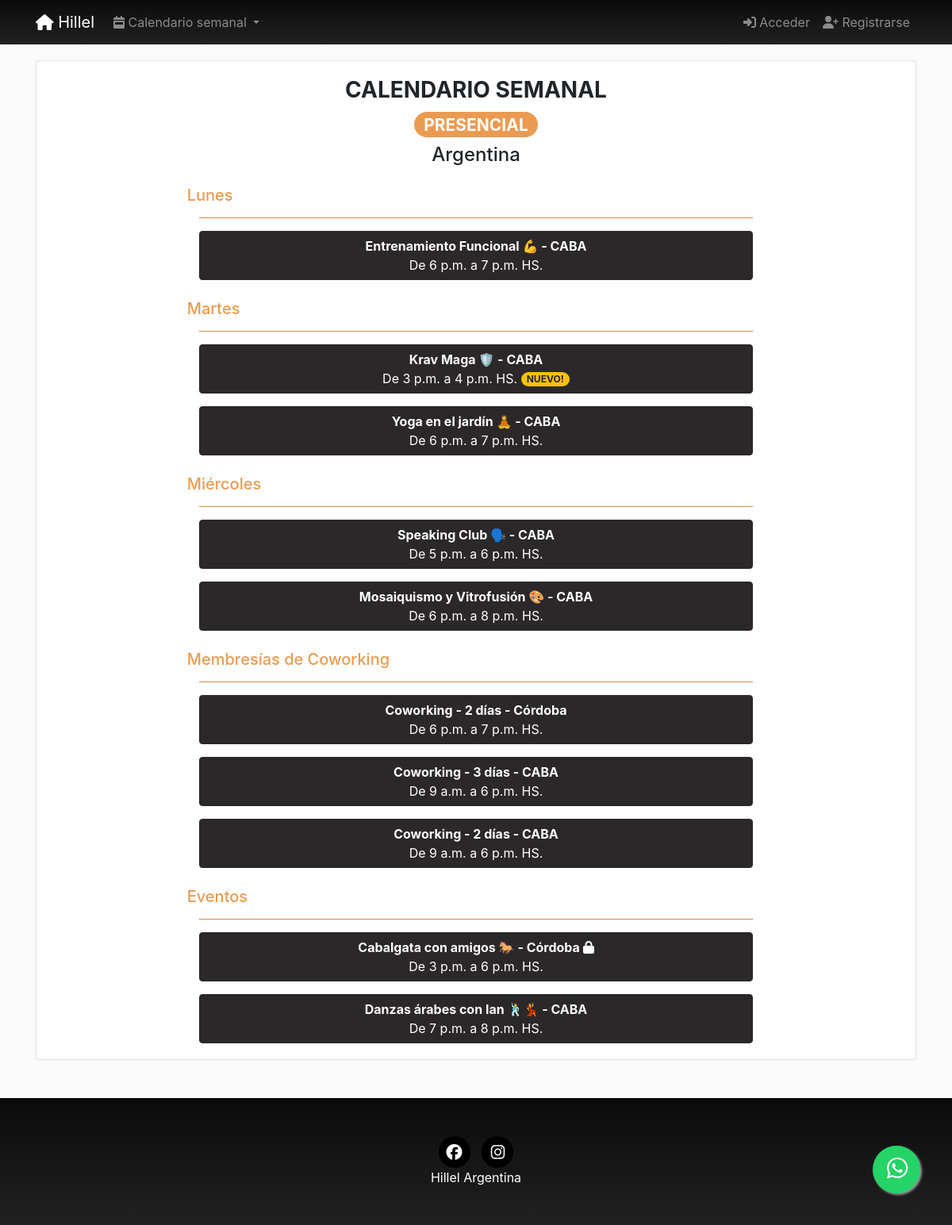
The page /pages/ on the database its author committed.
### pages/models.py (models this page shows, shortened)
class Day(models.Model):
    day = models.CharField(verbose_name="Día", max_length=200)
    order = models.SmallIntegerField(verbose_name="Orden", default=0)
    class Meta:
        verbose_name = "Día"
        verbose_name_plural = "Días"
        ordering = ['order']
    @property
    def HayActividadPresencial(self, **kwargs):
        pages = Page.objects.find(self, 0)
        if pages is None:
            return False
        return True
    def __str__(self):
        return self.day

class Page(models.Model):
    title = models.CharField(verbose_name="Título", max_length=200)
    horaDesde = models.TimeField(verbose_name="Hora desde", null=True, blank=True, auto_now=False, auto_now_add=False,)
    horaHasta = models.TimeField(verbose_name="Hora hasta", null=True, blank=True, auto_now=False, auto_now_add=False,)
    description = RichTextField(verbose_name="Descripción", null=True, blank=True)
    textoExtraMail = RichTextField(verbose_name="Texto extra del mail", null=True, blank=True)
    flyer = models.ImageField(upload_to=custom_upload_to,
                              null=True, blank=True)
    dia = models.ForeignKey(Day, verbose_name='dia', null=True, on_delete=models.CASCADE)
    cupo = models.SmallIntegerField(verbose_name="Cupo", default=0)
    modalidad = BooleanField(verbose_name="Online", default=0)
    nuevo = BooleanField(verbose_name="Nuevo", default=0)
    activa = BooleanField(verbose_name="Activa", default=1)
    categories = models.ManyToManyField(Category, verbose_name='categorias', related_name='get_pages', blank=True)
    provincia = models.ForeignKey(Provincia, on_delete=models.CASCADE, null=True, blank=True)
    responsable = models.ForeignKey(Responsable, on_delete=models.CASCADE, null=True, blank=True)
    colaborador = models.ForeignKey(Colaborador, on_delete=models.CASCADE, null=True, blank=True)
    secreta = BooleanField(verbose_name="Tiene clave?", default=0)
    clave = models.CharField(verbose_name="Clave", null=True, blank=True, default="", max_length=200)
    objects = PagesManager()
    created = models.DateTimeField(auto_now_add=True, verbose_name="Fecha de creación", blank=True, null=True)
    updated = models.DateTimeField(auto_now=True, verbose_name="Fecha de edición", blank=True, null=True)
    class Meta:
        verbose_name = "actividad"
        verbose_name_plural = "actividades"
        ordering = ['dia__order', 'horaDesde', '-title']
    @property
    def Qanotados(self):
        subscripcion = Subscription.objects.find_page(self)
        if subscripcion is None:
            return 0
        if len(subscripcion) > 0:
            return subscripcion.count()
        return 0

### location/models.py (models this page shows)
class Provincia(models.Model):
    title = models.CharField(verbose_name="Nombre", max_length=200)
    order = models.SmallIntegerField(verbose_name="Orden")
    created = models.DateTimeField(auto_now_add=True, verbose_name="Fecha de creación", blank=True, null=True)
    updated = models.DateTimeField(auto_now=True, verbose_name="Fecha de edición", blank=True, null=True)
    class Meta:
        verbose_name = "Provincia"
        verbose_name_plural = "Provincias"
        ordering = ['order']
    def __str__(self):
        return self.title

### pages/views.py (the view)
# urls.py: path('', PageList.as_view(), name='pages'),
class PageList(ListView):
    model = Page
    def get_context_data(self, **kwargs):
        context = super().get_context_data(**kwargs)
        context['days'] = Day.objects.all()
        if self.request.user.is_anonymous:
            provincia = None  # Provincia.objects.get(title="CABA")
        else:
            if self.request.user.profile is None:
                provincia = None  # Provincia.objects.get(title="CABA")
            else:
                provincia = self.request.user.profile.provincia
        context['provincia'] = provincia
        for day in context['days']:
            if provincia is None:
                day.mostrar = day.HayActividadPresencial
            else:
                day.mostrar = Day.HayActividadPresencial_provincia(day, provincia)
        if len(self.kwargs) > 0:
            context['modalidad'] = self.kwargs['modalidad']
        else:
            context['modalidad'] = 0
        context['modalidadStr'] = 'presencial' if context['modalidad'] == 0 else 'online'
        return context

### pages/models.py (called while the page is built)
    def find(self, dia, modalidad):
        queryset = self.filter(modalidad=modalidad, dia=dia, activa=True)
        if len(queryset) > 0:
            return queryset
        return None

    def find_page(self, page):
        queryset = self.filter(pages=page)
        if len(queryset) > 0:
            return queryset
        return None

### profiles/processors.py (called while the page is built)
def ctx_dict(request):
    ctx = {}
    bitajon = False
    if request.user.groups.filter(name="BITAJON").count():
        bitajon = True
    ctx["bitajon"] = bitajon
    return ctx

### social/models.py (called while the page is built)
    def __str__(self):
        return self.numero

### social/processors.py (called while the page is built)
def ctx_dict(request):
    ctx = {}
    links = Link.objects.all()
    for link in links:
        ctx[link.key] = link.url
    whatsapp = Whatsapp.objects.all().first()
    ctx['whatsappHillel'] = whatsapp
    return ctx

### pages/templates/pages/page_list.html (shortened to what this page needs)
{% extends 'core/base.html' %}
{% load static %}
{% block content %}
  {% include 'pages/includes/pages_menu.html' %}
  <main role="main">
    <div class="container"    >
      <div class="card mx-auto border-1 mb-5"    >
          <div class="card-body mx-auto col-md-8"  >
            <h3  class="text-center font-weight-bold">CALENDARIO SEMANAL</h3>
            <h3 class="text-center">
            {% if modalidad  %}
              <a href="{% url 'pages:pages' 0 %}" class="text-center badge badge-pill text-white badge-online">ONLINE</a>
              {% else %}
              <a href="{% url 'pages:pages' 1 %}" class="text-center badge badge-pill text-white badge-presencial">PRESENCIAL</a>
              <h4 class="text-center">{%if request.user.profile.provincia is not None  %} {{provincia}} {% else %} Argentina {% endif %}</h4>
              {% endif %}
            </h3>
            {% for day in days %}
            {% if modalidad == 0 and day.HayActividadPresencial or modalidad == 1 and day.HayActividadOnline %}
              {% if day.mostrar and modalidad == 0 or modalidad == 1  %}
              <div class="row mt-4">
                  <h5 class="mb-0 text-{{modalidadStr}}">{{day}}</h5>
                </div>
                <hr class="hr-{{modalidadStr}}">
              {% endif %}
            {% endif %}
              {% for page in page_list|dictsort:"id" reversed %}
                {% if day == page.dia  and modalidad == page.modalidad and page.activa %}
                  {% if modalidad == 1 or modalidad == 0 and request.user.profile.provincia == page.provincia or page.provincia is None or request.user.profile.provincia is None %}
                    <div class="row mt-3">
                      <div class="col-md-12 ">
                        {% if page in request.user.profile.subscription %}
                          <a class="btn btn-{{modalidadStr}} btn-block text-center"  href="{% url 'pages:page' page.id page.title|slugify %}">
                        {% else %}
                          <a class="btn btn-dark btn-block text-center" href="{% url 'pages:page' page.id page.title|slugify %}">
                        {% endif %}
                          <dl class="mb-0" style="white-space: normal; ">
                          <dt class="mb-0 text-center">
                        {{page.title}}
                        {% if request.user.profile.provincia is None and modalidad == 0 %}
                        - {{page.provincia}}
                        {% endif %}
                        {% if page.secreta %}<i class="fas fa-lock"></i>{% endif %}
                          </dt>
                        <dd class=" mb-0 text-center">
                        De {{page.horaDesde}}
                        {% if page.horaHasta != None %}
                        a {{page.horaHasta}}
                        {% endif %}
                        HS.
                            {% if page.nuevo %}
                              <span class="badge badge-pill badge-warning ">NUEVO!</span>
                            {% endif %}
                          </dd>
                          </dl>
                        </a>
                      </div>
                    </div>
                  {% endif %}
                {% endif %}
              {% endfor %}
            {% endfor %}
          </div>
        </div>
      </div>
  </main>
{% endblock %}

### core/templates/core/base.html (shortened to what this page needs)
<!DOCTYPE html>
<html lang="es">
  <head>
    {% load static %}
    <link href="{% static 'core/vendor/bootstrap/css/bootstrap.min.css' %}" rel="stylesheet">
    <link href="{% static 'core/css/main.css' %}" rel="stylesheet">
  </head>
  <body class="fondo" >
    <body>
      <nav class="navbar navbar-expand-lg navbar-dark bg-dark sticky-top footer-sample">
        <div class="container">
          <a class="navbar-brand" href="{% url 'home' %}">
            <i class="fas fa-home"></i>
            Hillel</a>
          <div class="collapse navbar-collapse" id="ned">
            <ul class="navbar-nav mr-auto">
                <li class="nav-item dropdown">
                <a class="nav-link dropdown-toggle" href="#" id="navbardrop" data-toggle="dropdown">
                  <i class="fas fa-calendar-week"></i>
                Calendario semanal
                </a>
            </ul>
            <ul class="navbar-nav">
            {% if not request.user.is_authenticated %}
              <li class="nav-item">
                <a class="nav-link" href="{% url 'login' %}">
                  <i class="fas fa-sign-in-alt"></i>
                  Acceder</a>
              </li>
                <li class="nav-item">
                <a class="nav-link" href="{% url 'signup' %}">
                  <i class="fas fa-user-plus"></i>
                  Registrarse</a>
              </li>
              {% endif %}
            </ul>
          </div>
        </div>
      </nav>
      {% block content %}{% endblock %}
      <a id="whatsapp" href="https://wa.me/+549{{whatsappHillel}}" class="float badge badge-pill" target="_blank" data-toggle="tooltipW" title="Whatsapp">
        <i class="fab fa-whatsapp my-float"></i>
      </a>
    <footer class="footer text-faded text-center py-5 footer-sample ">
      <div class="container">
        <p class="m-0">
        {% if LINK_FACEBOOK %}
            <a href="{{LINK_FACEBOOK}}" class="link">
              <span class="fa-stack fa-lg ">
                <i class="fas fa-circle fa-stack-2x" style="color:black"></i>
                <i class="fab fa-facebook fa-stack-1x fa-inverse"></i>
              </span>
            </a>
              {% endif %}
             {% if LINK_INSTAGRAM %}
            <a href="{{LINK_INSTAGRAM}}" class="link">
              <span class="fa-stack fa-lg">
                <i class="fas fa-circle fa-stack-2x" style="color:black"></i>
                <i class="fab fa-instagram fa-stack-1x fa-inverse"></i>
              </span>
            </a>
              {% endif %}
    </div>
      <p class="m-0 mbt1" style="color:white">Hillel Argentina</p>
    </footer>
  </body>
</html>

### pages/templates/pages/includes/pages_menu.html (shortened to what this page needs)
{% load static %}
<link href="{% static 'pages/css/custom_ckeditor.css' %}" rel="stylesheet">

### core/static/core/css/main.css (style rules this page uses)
main { padding-top: 20px; }
:root { --jumbotron-padding-y: 3rem; }
footer { padding-top: 3rem; padding-bottom: 3rem; }
footer p { margin-bottom: .25rem; }
html { overflow: scroll; }
body { min-height:100vh; margin:0; position:relative; }
body { position: relative; }
body::after { content: ''; display: block; height: 160px; }
footer { position: absolute; bottom: 0; width: 100%; height: 160px; }
.float { position:fixed; width:60px; height:60px; bottom:40px; right:40px; background-color:#25d366; color:#FFF; border-radius:50px; text-align:center; font-size:30px; box-shadow: 2px 2px 3px #999; z-index:100; }
.my-float { margin-top:5px; }
.footer-sample { background-color: #2a2829; background-color: #212121; background-image: -webkit-gradient(linear,left top,left bottom,color-stop(0%,#0b0b0b),color-stop(100%,#212121)) }
.fondo { background-color: rgba(var(--b3f,250,250,250),1); }
.badge-presencial { color: #fff; background-color: rgb(234, 155, 81); }
.text-presencial { color: rgb(234, 155, 81) !important; }
.hr-presencial { background-color: rgb(234, 155, 81); }
ul { list-style-type: none; }

### rows shown on the page
Day: day "Lunes"
Page: title "Entrenamiento Funcional 💪", provincia "CABA", horaDesde "6 p.m.", horaHasta "7 p.m."
Day: day "Martes"
Page: title "Krav Maga 🛡️", provincia "CABA", horaDesde "3 p.m.", horaHasta "4 p.m.", nuevo "NUEVO!"
Page: title "Yoga en el jardín 🧘", provincia "CABA", horaDesde "6 p.m.", horaHasta "7 p.m."
Day: day "Miércoles"
Page: title "Speaking Club 🗣️", provincia "CABA", horaDesde "5 p.m.", horaHasta "6 p.m."
Page: title "Mosaiquismo y Vitrofusión 🎨", provincia "CABA", horaDesde "6 p.m.", horaHasta "8 p.m."
Day: day "Membresías de Coworking"
Page: title "Coworking - 2 días", provincia "Córdoba", horaDesde "6 p.m.", horaHasta "7 p.m."
Page: title "Coworking - 3 días", provincia "CABA", horaDesde "9 a.m.", horaHasta "6 p.m."
Page: title "Coworking - 2 días", provincia "CABA", horaDesde "9 a.m.", horaHasta "6 p.m."
Day: day "Eventos"
Page: title "Cabalgata con amigos 🐎", provincia "Córdoba", secreta True (drawn), horaDesde "3 p.m.", horaHasta "6 p.m."
Page: title "Danzas árabes con Ian 🕺💃", provincia "CABA", horaDesde "7 p.m.", horaHasta "8 p.m."
